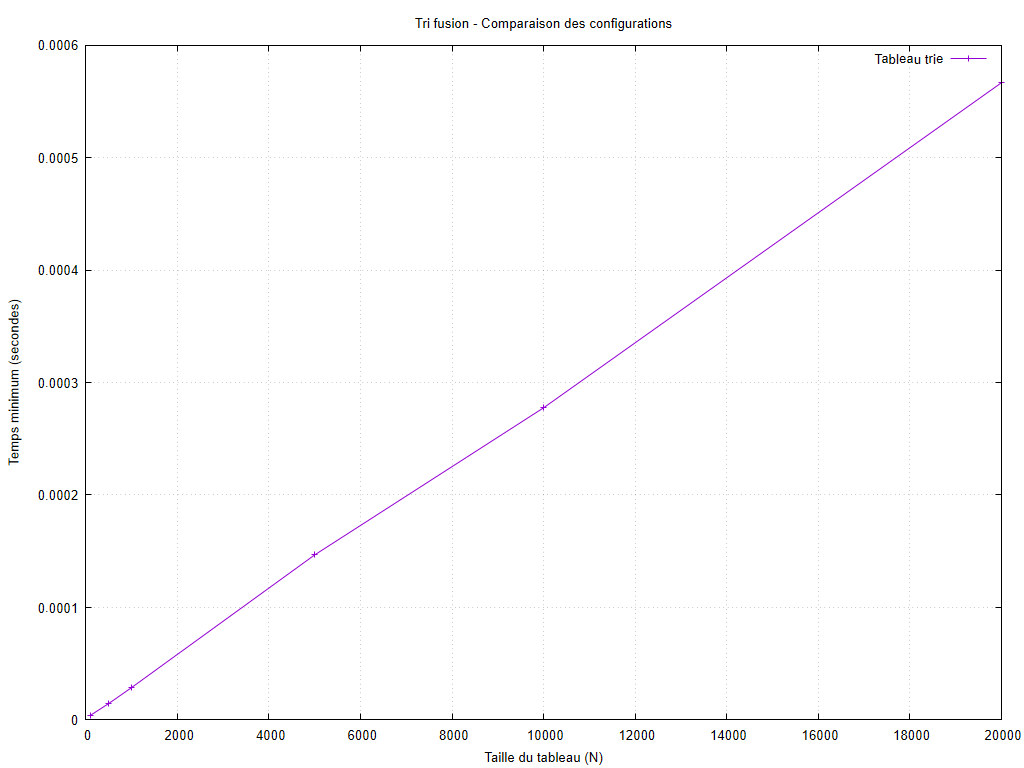

Generate this figure with gnuplot:
set encoding utf8
set terminal pngcairo size 1024,768 font 'Arial,10'
set output 'graphiques/20261003_213454/cases/merge_sort_cases.png'
set datafile missing 'non_mesure'
set title 'Tri fusion - Comparaison des configurations'
set xlabel 'Taille du tableau (N)'
set ylabel 'Temps minimum (secondes)'
set grid
set yrange [0:*]
plot 'resultats/20261003_213454/cases/merge_sort_cases.dat' using 1:2 title 'Tableau trie' with linespoints
unset output
